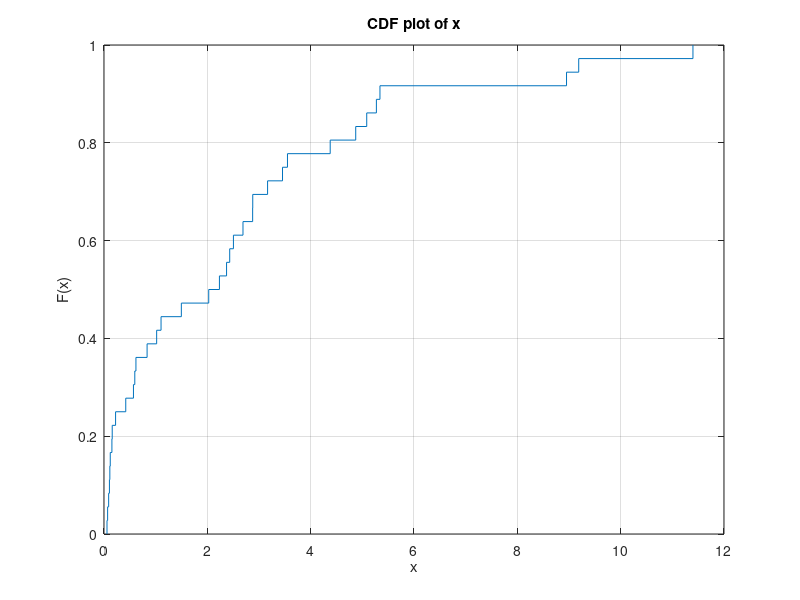

Reproduce this figure in MATLAB.
LifeData{1} = [0.058 0.070 0.090 0.105 0.113 0.121 0.153 0.159 0.224 0.421 0.570 0.596 0.618 0.834 1.019 1.104 1.497 2.027 2.234 2.372 2.433 2.505 2.690 2.877 2.879 3.166 3.455 3.551 4.378 4.872 5.085 5.272 5.341 8.952 9.188 11.399];
t = LifeData{1};
n = 36;
Fn = zeros(1,n+1);
for j = 0:n
    Fn(j+1,1) = j / n ;
end
cdfplot(t);